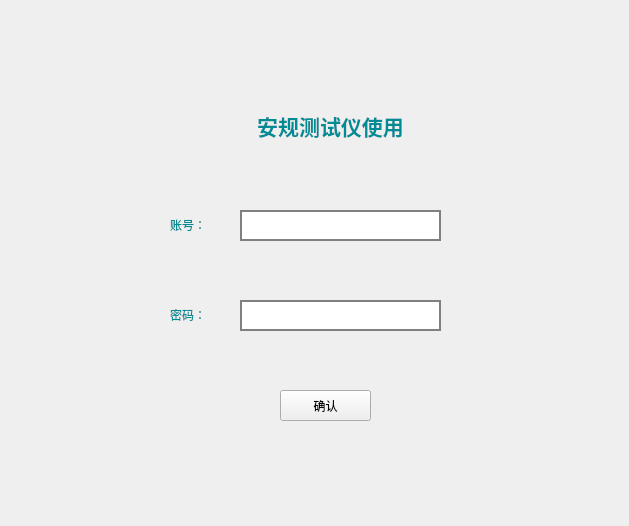
<?xml version="1.0" encoding="UTF-8"?>
<ui version="4.0">
 <class>Login_state</class>
 <widget class="QWidget" name="Login_state">
  <property name="geometry">
   <rect>
    <x>0</x>
    <y>0</y>
    <width>629</width>
    <height>526</height>
   </rect>
  </property>
  <property name="sizePolicy">
   <sizepolicy hsizetype="Preferred" vsizetype="Preferred">
    <horstretch>1</horstretch>
    <verstretch>5</verstretch>
   </sizepolicy>
  </property>
  <property name="windowTitle">
   <string>Form</string>
  </property>
  <property name="styleSheet">
   <string notr="true">QWidget#Login_state{
background-image:url(C:/Users/Christian/Desktop/素材/logo);
background-repeat:no-repeat;
back
}</string>
  </property>
  <widget class="QLabel" name="label">
   <property name="geometry">
    <rect>
     <x>170</x>
     <y>210</y>
     <width>61</width>
     <height>31</height>
    </rect>
   </property>
   <property name="text">
    <string>&lt;html&gt;&lt;head/&gt;&lt;body&gt;&lt;p&gt;&lt;span style=&quot; color:#008b95;&quot;&gt;账号：&lt;/span&gt;&lt;/p&gt;&lt;/body&gt;&lt;/html&gt;</string>
   </property>
  </widget>
  <widget class="QLabel" name="label_2">
   <property name="geometry">
    <rect>
     <x>170</x>
     <y>300</y>
     <width>71</width>
     <height>31</height>
    </rect>
   </property>
   <property name="text">
    <string>&lt;html&gt;&lt;head/&gt;&lt;body&gt;&lt;p&gt;&lt;span style=&quot; color:#008b95;&quot;&gt;密码：&lt;/span&gt;&lt;/p&gt;&lt;/body&gt;&lt;/html&gt;</string>
   </property>
  </widget>
  <widget class="QLineEdit" name="account">
   <property name="geometry">
    <rect>
     <x>240</x>
     <y>210</y>
     <width>201</width>
     <height>31</height>
    </rect>
   </property>
   <property name="sizePolicy">
    <sizepolicy hsizetype="Expanding" vsizetype="Expanding">
     <horstretch>1</horstretch>
     <verstretch>5</verstretch>
    </sizepolicy>
   </property>
   <property name="contextMenuPolicy">
    <enum>Qt::PreventContextMenu</enum>
   </property>
   <property name="styleSheet">
    <string notr="true">border: 2px solid grey</string>
   </property>
  </widget>
  <widget class="QLineEdit" name="pwdtxt">
   <property name="geometry">
    <rect>
     <x>240</x>
     <y>300</y>
     <width>201</width>
     <height>31</height>
    </rect>
   </property>
   <property name="sizePolicy">
    <sizepolicy hsizetype="Expanding" vsizetype="Expanding">
     <horstretch>1</horstretch>
     <verstretch>5</verstretch>
    </sizepolicy>
   </property>
   <property name="autoFillBackground">
    <bool>false</bool>
   </property>
   <property name="styleSheet">
    <string notr="true">border: 2px solid grey</string>
   </property>
   <property name="inputMethodHints">
    <set>Qt::ImhHiddenText</set>
   </property>
  </widget>
  <widget class="QPushButton" name="login">
   <property name="geometry">
    <rect>
     <x>280</x>
     <y>390</y>
     <width>91</width>
     <height>31</height>
    </rect>
   </property>
   <property name="sizePolicy">
    <sizepolicy hsizetype="Minimum" vsizetype="Expanding">
     <horstretch>1</horstretch>
     <verstretch>5</verstretch>
    </sizepolicy>
   </property>
   <property name="styleSheet">
    <string notr="true"/>
   </property>
   <property name="text">
    <string>确认</string>
   </property>
  </widget>
  <widget class="QLabel" name="label_3">
   <property name="geometry">
    <rect>
     <x>150</x>
     <y>110</y>
     <width>361</width>
     <height>31</height>
    </rect>
   </property>
   <property name="contextMenuPolicy">
    <enum>Qt::DefaultContextMenu</enum>
   </property>
   <property name="text">
    <string>&lt;html&gt;&lt;head/&gt;&lt;body&gt;&lt;p align=&quot;center&quot;&gt;&lt;span style=&quot; font-size:16pt; font-weight:600; color:#008b95;&quot;&gt;安规测试仪使用&lt;/span&gt;&lt;/p&gt;&lt;/body&gt;&lt;/html&gt;</string>
   </property>
   <property name="textFormat">
    <enum>Qt::AutoText</enum>
   </property>
  </widget>
 </widget>
 <resources/>
 <connections/>
</ui>
